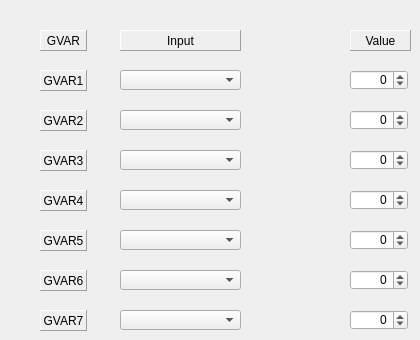
     <widget class="QWidget" name="tab_2">
      <attribute name="title">
       <string>GVARS</string>
      </attribute>
      <widget class="QLabel" name="label_137">
       <property name="geometry">
        <rect>
         <x>350</x>
         <y>30</y>
         <width>61</width>
         <height>21</height>
        </rect>
       </property>
       <property name="frameShape">
        <enum>QFrame::Panel</enum>
       </property>
       <property name="frameShadow">
        <enum>QFrame::Raised</enum>
       </property>
       <property name="midLineWidth">
        <number>0</number>
       </property>
       <property name="text">
        <string>Value</string>
       </property>
       <property name="alignment">
        <set>Qt::AlignCenter</set>
       </property>
       <property name="margin">
        <number>3</number>
       </property>
      </widget>
      <widget class="QLabel" name="label_138">
       <property name="geometry">
        <rect>
         <x>40</x>
         <y>30</y>
         <width>47</width>
         <height>21</height>
        </rect>
       </property>
       <property name="frameShape">
        <enum>QFrame::Panel</enum>
       </property>
       <property name="frameShadow">
        <enum>QFrame::Raised</enum>
       </property>
       <property name="midLineWidth">
        <number>0</number>
       </property>
       <property name="text">
        <string>GVAR</string>
       </property>
       <property name="alignment">
        <set>Qt::AlignCenter</set>
       </property>
       <property name="margin">
        <number>3</number>
       </property>
      </widget>
      <widget class="QLabel" name="label_139">
       <property name="geometry">
        <rect>
         <x>120</x>
         <y>30</y>
         <width>121</width>
         <height>21</height>
        </rect>
       </property>
       <property name="frameShape">
        <enum>QFrame::Panel</enum>
       </property>
       <property name="frameShadow">
        <enum>QFrame::Raised</enum>
       </property>
       <property name="midLineWidth">
        <number>0</number>
       </property>
       <property name="text">
        <string>Input</string>
       </property>
       <property name="alignment">
        <set>Qt::AlignCenter</set>
       </property>
       <property name="margin">
        <number>3</number>
       </property>
      </widget>
      <widget class="QLabel" name="label_140">
       <property name="geometry">
        <rect>
         <x>40</x>
         <y>190</y>
         <width>47</width>
         <height>21</height>
        </rect>
       </property>
       <property name="frameShape">
        <enum>QFrame::Panel</enum>
       </property>
       <property name="frameShadow">
        <enum>QFrame::Raised</enum>
       </property>
       <property name="midLineWidth">
        <number>0</number>
       </property>
       <property name="text">
        <string>GVAR4</string>
       </property>
       <property name="alignment">
        <set>Qt::AlignCenter</set>
       </property>
       <property name="margin">
        <number>3</number>
       </property>
      </widget>
      <widget class="QLabel" name="label_141">
       <property name="geometry">
        <rect>
         <x>40</x>
         <y>230</y>
         <width>47</width>
         <height>21</height>
        </rect>
       </property>
       <property name="frameShape">
        <enum>QFrame::Panel</enum>
       </property>
       <property name="frameShadow">
        <enum>QFrame::Raised</enum>
       </property>
       <property name="midLineWidth">
        <number>0</number>
       </property>
       <property name="text">
        <string>GVAR5</string>
       </property>
       <property name="alignment">
        <set>Qt::AlignCenter</set>
       </property>
       <property name="margin">
        <number>3</number>
       </property>
      </widget>
      <widget class="QLabel" name="label_142">
       <property name="geometry">
        <rect>
         <x>40</x>
         <y>70</y>
         <width>47</width>
         <height>21</height>
        </rect>
       </property>
       <property name="frameShape">
        <enum>QFrame::Panel</enum>
       </property>
       <property name="frameShadow">
        <enum>QFrame::Raised</enum>
       </property>
       <property name="midLineWidth">
        <number>0</number>
       </property>
       <property name="text">
        <string>GVAR1</string>
       </property>
       <property name="alignment">
        <set>Qt::AlignCenter</set>
       </property>
       <property name="margin">
        <number>3</number>
       </property>
      </widget>
      <widget class="QLabel" name="label_143">
       <property name="geometry">
        <rect>
         <x>40</x>
         <y>150</y>
         <width>47</width>
         <height>21</height>
        </rect>
       </property>
       <property name="frameShape">
        <enum>QFrame::Panel</enum>
       </property>
       <property name="frameShadow">
        <enum>QFrame::Raised</enum>
       </property>
       <property name="midLineWidth">
        <number>0</number>
       </property>
       <property name="text">
        <string>GVAR3</string>
       </property>
       <property name="alignment">
        <set>Qt::AlignCenter</set>
       </property>
       <property name="margin">
        <number>3</number>
       </property>
      </widget>
      <widget class="QLabel" name="label_144">
       <property name="geometry">
        <rect>
         <x>40</x>
         <y>110</y>
         <width>47</width>
         <height>21</height>
        </rect>
       </property>
       <property name="frameShape">
        <enum>QFrame::Panel</enum>
       </property>
       <property name="frameShadow">
        <enum>QFrame::Raised</enum>
       </property>
       <property name="midLineWidth">
        <number>0</number>
       </property>
       <property name="text">
        <string>GVAR2</string>
       </property>
       <property name="alignment">
        <set>Qt::AlignCenter</set>
       </property>
       <property name="margin">
        <number>3</number>
       </property>
      </widget>
      <widget class="QSpinBox" name="Gv4SB">
       <property name="geometry">
        <rect>
         <x>350</x>
         <y>190</y>
         <width>58</width>
         <height>20</height>
        </rect>
       </property>
       <property name="alignment">
        <set>Qt::AlignRight|Qt::AlignTrailing|Qt::AlignVCenter</set>
       </property>
       <property name="accelerated">
        <bool>true</bool>
       </property>
       <property name="minimum">
        <number>-125</number>
       </property>
       <property name="maximum">
        <number>125</number>
       </property>
      </widget>
      <widget class="QComboBox" name="Gvar5CB">
       <property name="geometry">
        <rect>
         <x>120</x>
         <y>230</y>
         <width>121</width>
         <height>20</height>
        </rect>
       </property>
      </widget>
      <widget class="QSpinBox" name="Gv5SB">
       <property name="geometry">
        <rect>
         <x>350</x>
         <y>230</y>
         <width>58</width>
         <height>20</height>
        </rect>
       </property>
       <property name="alignment">
        <set>Qt::AlignRight|Qt::AlignTrailing|Qt::AlignVCenter</set>
       </property>
       <property name="accelerated">
        <bool>true</bool>
       </property>
       <property name="minimum">
        <number>-125</number>
       </property>
       <property name="maximum">
        <number>125</number>
       </property>
      </widget>
      <widget class="QComboBox" name="Gvar3CB">
       <property name="geometry">
        <rect>
         <x>120</x>
         <y>150</y>
         <width>121</width>
         <height>20</height>
        </rect>
       </property>
      </widget>
      <widget class="QComboBox" name="Gvar1CB">
       <property name="geometry">
        <rect>
         <x>120</x>
         <y>70</y>
         <width>121</width>
         <height>20</height>
        </rect>
       </property>
      </widget>
      <widget class="QSpinBox" name="Gv3SB">
       <property name="geometry">
        <rect>
         <x>350</x>
         <y>150</y>
         <width>58</width>
         <height>20</height>
        </rect>
       </property>
       <property name="alignment">
        <set>Qt::AlignRight|Qt::AlignTrailing|Qt::AlignVCenter</set>
       </property>
       <property name="accelerated">
        <bool>true</bool>
       </property>
       <property name="minimum">
        <number>-125</number>
       </property>
       <property name="maximum">
        <number>125</number>
       </property>
      </widget>
      <widget class="QSpinBox" name="Gv2SB">
       <property name="geometry">
        <rect>
         <x>350</x>
         <y>110</y>
         <width>58</width>
         <height>20</height>
        </rect>
       </property>
       <property name="alignment">
        <set>Qt::AlignRight|Qt::AlignTrailing|Qt::AlignVCenter</set>
       </property>
       <property name="accelerated">
        <bool>true</bool>
       </property>
       <property name="minimum">
        <number>-125</number>
       </property>
       <property name="maximum">
        <number>125</number>
       </property>
      </widget>
      <widget class="QSpinBox" name="Gv1SB">
       <property name="geometry">
        <rect>
         <x>350</x>
         <y>70</y>
         <width>58</width>
         <height>20</height>
        </rect>
       </property>
       <property name="alignment">
        <set>Qt::AlignRight|Qt::AlignTrailing|Qt::AlignVCenter</set>
       </property>
       <property name="accelerated">
        <bool>true</bool>
       </property>
       <property name="minimum">
        <number>-125</number>
       </property>
       <property name="maximum">
        <number>125</number>
       </property>
      </widget>
      <widget class="QComboBox" name="Gvar4CB">
       <property name="geometry">
        <rect>
         <x>120</x>
         <y>190</y>
         <width>121</width>
         <height>20</height>
        </rect>
       </property>
      </widget>
      <widget class="QComboBox" name="Gvar2CB">
       <property name="geometry">
        <rect>
         <x>120</x>
         <y>110</y>
         <width>121</width>
         <height>20</height>
        </rect>
       </property>
      </widget>
      <widget class="QLabel" name="label_161">
       <property name="geometry">
        <rect>
         <x>40</x>
         <y>270</y>
         <width>47</width>
         <height>21</height>
        </rect>
       </property>
       <property name="frameShape">
        <enum>QFrame::Panel</enum>
       </property>
       <property name="frameShadow">
        <enum>QFrame::Raised</enum>
       </property>
       <property name="midLineWidth">
        <number>0</number>
       </property>
       <property name="text">
        <string>GVAR6</string>
       </property>
       <property name="alignment">
        <set>Qt::AlignCenter</set>
       </property>
       <property name="margin">
        <number>3</number>
       </property>
      </widget>
      <widget class="QLabel" name="label_162">
       <property name="geometry">
        <rect>
         <x>40</x>
         <y>310</y>
         <width>47</width>
         <height>21</height>
        </rect>
       </property>
       <property name="frameShape">
        <enum>QFrame::Panel</enum>
       </property>
       <property name="frameShadow">
        <enum>QFrame::Raised</enum>
       </property>
       <property name="midLineWidth">
        <number>0</number>
       </property>
       <property name="text">
        <string>GVAR7</string>
       </property>
       <property name="alignment">
        <set>Qt::AlignCenter</set>
       </property>
       <property name="margin">
        <number>3</number>
       </property>
      </widget>
      <widget class="QComboBox" name="Gvar6CB">
       <property name="geometry">
        <rect>
         <x>120</x>
         <y>270</y>
         <width>121</width>
         <height>20</height>
        </rect>
       </property>
      </widget>
      <widget class="QComboBox" name="Gvar7CB">
       <property name="geometry">
        <rect>
         <x>120</x>
         <y>310</y>
         <width>121</width>
         <height>20</height>
        </rect>
       </property>
      </widget>
      <widget class="QSpinBox" name="Gv6SB">
       <property name="geometry">
        <rect>
         <x>350</x>
         <y>270</y>
         <width>58</width>
         <height>20</height>
        </rect>
       </property>
       <property name="alignment">
        <set>Qt::AlignRight|Qt::AlignTrailing|Qt::AlignVCenter</set>
       </property>
       <property name="accelerated">
        <bool>true</bool>
       </property>
       <property name="minimum">
        <number>-125</number>
       </property>
       <property name="maximum">
        <number>125</number>
       </property>
      </widget>
      <widget class="QSpinBox" name="Gv7SB">
       <property name="geometry">
        <rect>
         <x>350</x>
         <y>310</y>
         <width>58</width>
         <height>20</height>
        </rect>
       </property>
       <property name="alignment">
        <set>Qt::AlignRight|Qt::AlignTrailing|Qt::AlignVCenter</set>
       </property>
       <property name="accelerated">
        <bool>true</bool>
       </property>
       <property name="minimum">
        <number>-125</number>
       </property>
       <property name="maximum">
        <number>125</number>
       </property>
      </widget>
     </widget>
